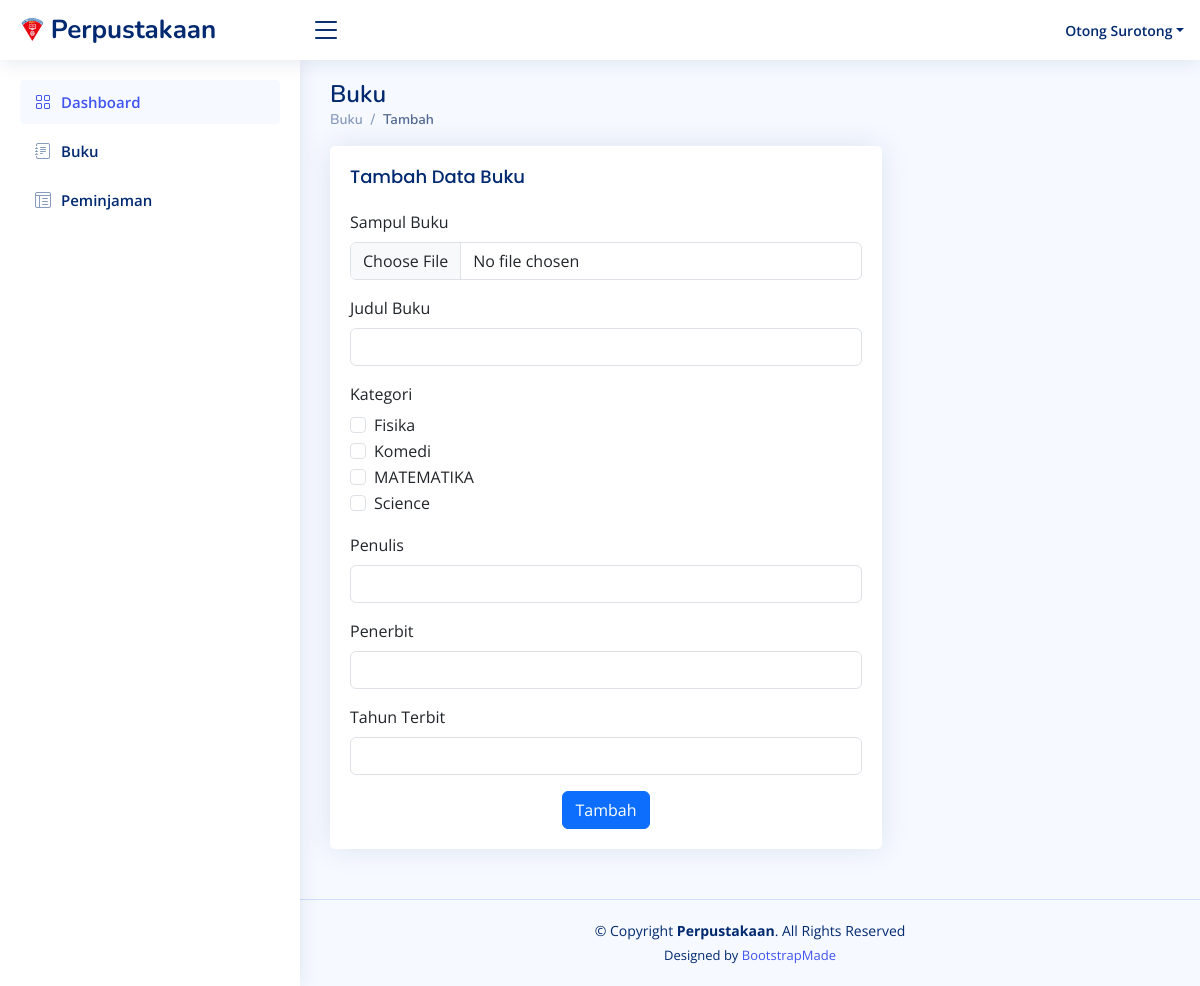
Screenshot of /buku/create (signed in) with the database file from the repository.
### tables this page shows
CREATE TABLE `kategoribuku` (
  `KategoriID` int NOT NULL,
  `NamaKategori` varchar(255) NOT NULL
);

### app/core/Controller.php (called while the page is built, shortened)
<?php
class Controller
{
  public function view($view, $data = []): void
  {
    require_once '../app/views/' . $view . '.php';
  }
  public function model($modelClass): object
  {
    return new $modelClass;
  }
}

### app/controllers/Buku.php (called while the page is built, shortened)
<?php
class Buku extends Controller
{
    public function create()
    {
        $data = [
            'title' => 'Tambah Data Buku',
            'data_kategori' => $this->model('KategoriModel')->get()
        ];
        $this->view('buku/create', $data);
    }
}

### app/core/App.php (called while the page is built, shortened)
<?php
class App {
  protected $controller = 'Web', $method = 'index', $params = [];
  public function __construct()
  {
    $url = $this->parseURL();
    if( file_exists('../app/controllers/' . ucfirst($url[0]) . '.php')) {
      unset($url[0]);
    }
    $this->controller = new $this->controller;
    if( isset($url[1]) && method_exists($this->controller, $url[1]) ) {
      $this->method = $url[1];
    }
    call_user_func_array([$this->controller, $this->method], $this->params);
  }
  public function parseURL() {
    if (isset($_GET['url'])) {
      $url = rtrim($_GET['url'], '/');
      $url = filter_var($url, FILTER_SANITIZE_URL);
      $url = explode('/', $url);
      return $url;
    }
    else {
      $url[] = 'Web';
      return $url;
    }
  }
}

### public/index.php (called while the page is built, shortened)
<?php
require_once '../app/init.php';
$app = new App;

### app/core/Database.php (called while the page is built, shortened)
<?php
class Database {
  private $host = DBHOST, $user = DBUSER, $pass = DBPASS, $dbname = DBNAME;
  private $dbh;
  private $stmt;
  public function __construct()
  {
    $dsn = "mysql:host=$this->host;dbname=$this->dbname";
    $options = [
      PDO::ATTR_PERSISTENT => true,
      PDO::ATTR_ERRMODE    => PDO::ERRMODE_EXCEPTION
    ];
    try {
      $this->dbh = new PDO($dsn, $this->user, $this->pass, $options);
    } catch(PDOException $e) {
      die($e->getMessage());
    }
  }
  public function query($query): void {
    $this->stmt = $this->dbh->prepare($query);
  }
  public function execute(): void {
    $this->stmt->execute();
  }
  public function resultSet(): array {
    $this->execute();
    return $this->stmt->fetchAll(PDO::FETCH_ASSOC);
  }
}

### app/core/BaseModel.php (called while the page is built, shortened)
<?php
class BaseModel
{
    public $db;
    protected $table;
    public function __construct()
    {
        $this->db = new Database();
    }
    public function selectData(string $view = null, string $select = null, array $orderBy = [], array $kondisi = null, string $limit = ''): void
    {
        $table = (!is_null($view)) ? $view : $this->table;
        $setSelect = (!is_null($select)) ? $select : "*";
        $setOrder = "";
        if (count($orderBy) > 0) {
            $keyOrder = array_keys($orderBy)[0];
            $valueOrder = array_values($orderBy)[0];
            $setOrder = "ORDER BY $keyOrder $valueOrder";
        }
        $query = "SELECT $setSelect FROM $table $setOrder $limit";
        if (!is_null($kondisi)) {
            if (array_key_exists("logic", $kondisi)) {
                $logic = $kondisi['logic'];
                $i = 1;
            } else {
                $logic = "";
                $i = 0;
            };
            $arr = [];
            for ($i; $i <= count($kondisi) - 1; $i++) {
                $arr += [array_keys($kondisi)[$i] => array_values($kondisi)[$i]];
            }
            $setKondisi = implode(" ? $logic ", array_keys($arr)) . " ? ";
            $query = "SELECT $setSelect FROM $table WHERE ($setKondisi) $setOrder $limit";
            $this->db->query($query);
            $i = 1;
            foreach ($arr as $value) {
                $this->db->bind($i, $value);
                $i++;
            }
        } else {
            $this->db->query($query);
        }
    }
    public function fetchAll(): array
    {
        return $this->db->resultSet();
    }
}

### app/models/KategoriModel.php (called while the page is built, shortened)
<?php
class KategoriModel extends BaseModel
{
    public function get(): array
    {
        $this->selectData(orderBy: ['NamaKategori' => 'ASC']);
        return $this->fetchAll();
    }
}

### app/init.php (called while the page is built, shortened)
<?php
spl_autoload_register(function ($class) {
    $class = explode('\\', $class);
    $class = end($class);
});

### app/views/buku/create.php (the view, shortened to what this page needs)
<div class="pagetitle">
    <h1>Buku</h1>
    <nav>
        <ol class="breadcrumb">
            <li class="breadcrumb-item"><a href="<?= BASEURL ?>/">Buku</a></li>
            <li class="breadcrumb-item active">Tambah</li>
        </ol>
    </nav>
</div>
<section class="section">
    <div class="row">
        <div class="col-lg-8">
            <div class="card">
                <div class="card-body">
                    <h5 class="card-title">Tambah Data Buku</h5>
                    <form action="<?= BASEURL ?>/buku/store" method="POST" class="row g-3" enctype="multipart/form-data">
                        <div class="col-12">
                            <label for="sampul" class="form-label">Sampul Buku</label>
                            <input type="file" name="gambar" class="form-control" id="sampul">
                        </div>
                        <div class="col-12">
                            <label for="judul" class="form-label">Judul Buku</label>
                            <input type="text" name="judul" class="form-control" id="judul">
                        </div>
                        <div class="col-12">
                            <legend class="col-form-label col-sm-2 pt-0">Kategori</legend>
                            <div class="col-sm-10">
                                <?php foreach($data['data_kategori'] as $item): ?>
                                <div class="form-check">
                                    <input name="kategori[]" class="form-check-input" type="checkbox" id="check-<?= $item['KategoriID'] ?>" value="<?= $item['KategoriID'] ?>">
                                    <label class="form-check-label" for="check-<?= $item['KategoriID'] ?>">
                                        <?= $item['NamaKategori'] ?>
                                    </label>
                                </div>
                                <?php endforeach ?>
                            </div>
                        </div>
                        <div class="col-12">
                            <label for="penulis" class="form-label">Penulis</label>
                            <input type="text" name="penulis" class="form-control" id="penulis">
                        </div>
                        <div class="col-12">
                            <label for="penerbit" class="form-label">Penerbit</label>
                            <input type="text" name="penerbit" class="form-control" id="penerbit">
                        </div>
                        <div class="col-12">
                            <label for="tahun_terbit" class="form-label">Tahun Terbit</label>
                            <input type="year" name="tahun_terbit" class="form-control" id="tahun_terbit">
                        </div>
                        <div class="text-center">
                            <button type="submit" class="btn btn-primary">Tambah</button>
                        </div>
                    </form>
                </div>
            </div>
        </div>
    </div>
</section>

### public/css/style.css (style rules this page uses)
:root { scroll-behavior: smooth; }
body { font-family: "Open Sans", sans-serif; background: #f6f9ff; color: #444444; }
a { color: #4154f1; text-decoration: none; }
h1, h2, h3, h4, h5, h6 { font-family: "Nunito", sans-serif; }
.pagetitle { margin-bottom: 10px; }
.pagetitle h1 { font-size: 24px; margin-bottom: 0; font-weight: 600; color: #012970; }
.card { margin-bottom: 30px; border: none; border-radius: 5px; box-shadow: 0px 0 30px rgba(1, 41, 112, 0.1); }
.card-title { padding: 20px 0 15px 0; font-size: 18px; font-weight: 500; color: #012970; font-family: "Poppins", sans-serif; }
.card-body { padding: 0 20px 20px 20px; }
.breadcrumb { font-size: 14px; font-family: "Nunito", sans-serif; color: #899bbd; font-weight: 600; }
.breadcrumb a { color: #899bbd; transition: 0.3s; }
.breadcrumb .breadcrumb-item::before { color: #899bbd; }
.breadcrumb .active { color: #51678f; font-weight: 600; }

### rows the page displays
kategoribuku: NamaKategori "Fisika"
kategoribuku: NamaKategori "Komedi"
kategoribuku: NamaKategori "MATEMATIKA"
kategoribuku: NamaKategori "Science"

### other values shown
APP_NAME "Perpustakaan"
$_SESSION['NamaLengkap'] "Otong Surotong"
